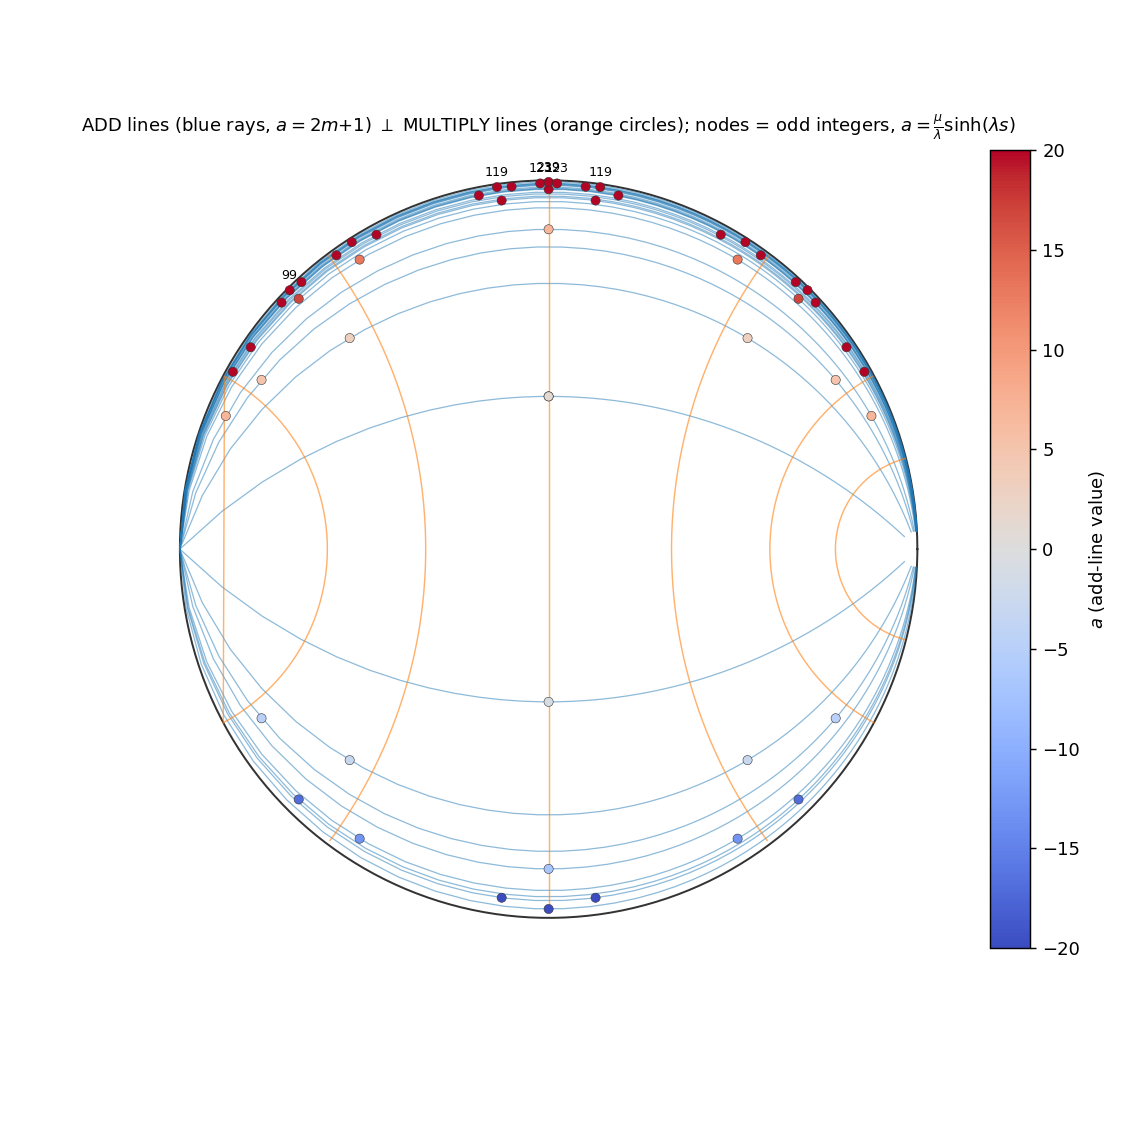

Python code for this plot:
#!/usr/bin/env python3
"""
040 — Arithmetic reading of the Eikonal fill: ADD lines (level lines of a) and
MULTIPLY lines (gradient lines / circles), perpendicular, with the discrete
node values (odd integers) matching the interior Eikonal solution
a = (mu/lam) sinh(lam s).

The reading (mu=1, lam=2):
  * ADD lines  = level lines of a = -x/y, i.e. the rays y = kx; every tree node
    (eps_4, a an odd integer 2m+1) lies on the add line a = 2m+1;
  * MULTIPLY lines = gradient lines of a, i.e. the circles rho = const; along
    them the Eikonal distance s grows and a = (mu/lam) sinh(lam s) (multiply).
  * the two families are ORTHOGONAL (gradient perp level set).
  * discrete <-> continuum: at a node with value a, put s = (1/lam) arcsinh((lam/mu) a);
    then (mu/lam) sinh(lam s) = a exactly.  The add step between adjacent nodes
    is +2 (= 2 mu); the multiply ratio along a circle by ds is sinh(lam(s+ds))/sinh(lam s).

STATUS: add/multiply orthogonality, node values = odd integers, and the
discrete<->continuum identity are exact (computed).  The interpretation of the
two families as "add"/"multiply" is a STRUCTURAL PROPOSAL built on these facts.
"""

import numpy as np
import matplotlib
matplotlib.use("Agg")
import matplotlib.pyplot as plt
from math import sqrt, pi, sin, cos

SQ2 = sqrt(2.0)
MU, LAM = 1.0, 2.0
EPS4 = (-1 + 1j) / SQ2


def matmul(A, B):
    return A @ B


def mpow(M, n):
    R = np.eye(2, dtype=complex)
    for _ in range(n):
        R = R @ M
    return R


def apply(M, z):
    a, b, c, d = M[0, 0], M[0, 1], M[1, 0], M[1, 1]
    return (a * z + b) / (c * z + d)


J = np.array([[0, -1], [1, 0]], dtype=complex)
T = np.array([[1, SQ2], [0, 1]], dtype=complex)
U = J @ T


def to_disk(z):
    return (z - 1j) / (z + 1j)


def main():
    # BFS T4 nodes
    seen = {EPS4: np.eye(2, dtype=complex)}
    front = [np.eye(2, dtype=complex)]
    for _ in range(3):
        nxt = []
        for g in front:
            for r in range(4):
                g2 = g @ mpow(U, r) @ J
                z2 = apply(g2, EPS4)
                k = complex(round(z2.real, 9), round(z2.imag, 9))
                if k not in seen:
                    seen[k] = g2
                    nxt.append(g2)
        front = nxt

    a_vals = {}
    for z in seen:
        a = -z.real / z.imag
        a_vals[z] = int(round(a))

    fig, ax = plt.subplots(figsize=(8.8, 8.8))
    th = np.linspace(0, 2*pi, 400)
    ax.plot(np.cos(th), np.sin(th), color="0.2", lw=1.1)

    # ADD lines = rays at the discrete node a-values (odd integers)
    # a = -x/y, so y = -x/a ; draw through origin at slope -1/a
    for a in sorted(set(a_vals.values())):
        if abs(a) < 1e-9:
            continue
        # ray y = -x/a, mapped to disk via z = rho*exp(i*theta)
        theta = np.arctan2(-1.0, a)   # direction (x,y) ∝ (a, -1) normalized
        # parametrize by angle from origin in H2
        rho = np.linspace(0.001, 40, 500)
        z = rho * np.exp(1j * (theta if theta >= 0 else theta + pi))
        w = to_disk(z)
        # keep only |w|<1
        m = np.abs(w) < 1.0
        ax.plot(w.real[m], w.imag[m], color="tab:blue", lw=0.7, alpha=0.5)

    # MULTIPLY lines = circles (gradient lines), perpendicular
    for R in [0.25, 0.5, 1.0, 2.0, 4.0, 8.0]:
        z = R * np.exp(1j * th)
        w = to_disk(z)
        m = np.abs(w) < 1.0
        ax.plot(w.real[m], w.imag[m], color="tab:orange", lw=0.8, alpha=0.6)

    # nodes coloured by a
    xs, ys, cs = [], [], []
    for z, a in a_vals.items():
        w = to_disk(z)
        if abs(w) < 1.0:
            xs.append(w.real); ys.append(w.imag); cs.append(a)
    xs = np.array(xs); ys = np.array(ys); cs = np.array(cs)
    sc = ax.scatter(xs, ys, c=np.clip(cs, -20, 20), cmap="coolwarm",
                    vmin=-20, vmax=20, s=26, zorder=5, edgecolors="0.2",
                    linewidths=0.3)
    # annotate a few
    for i in np.argsort(-np.abs(cs))[:6]:
        ax.text(xs[i], ys[i] + 0.03, f"{int(cs[i])}", fontsize=7, ha="center",
                color="k")

    ax.set_aspect("equal"); ax.set_xticks([]); ax.set_yticks([])
    for sp in ax.spines.values():
        sp.set_visible(False)
    ax.set_title(r"ADD lines (blue rays, $a=2m{+}1$) $\perp$ MULTIPLY lines "
                 r"(orange circles); nodes = odd integers, $a=\frac{\mu}{\lambda}"
                 r"\sinh(\lambda s)$", fontsize=10)
    cb = fig.colorbar(sc, ax=ax, fraction=0.045, pad=0.04)
    cb.set_label(r"$a$ (add-line value)")
    fig.subplots_adjust(top=0.93)
    out = "/Users/mingli/AEG/aeg-paper/notes/general/040-add-multiply-lines.png"
    fig.savefig(out, dpi=130)
    print("saved:", out)
    print("nodes:", len(a_vals), " distinct a:", sorted(set(a_vals.values())))


if __name__ == "__main__":
    main()
